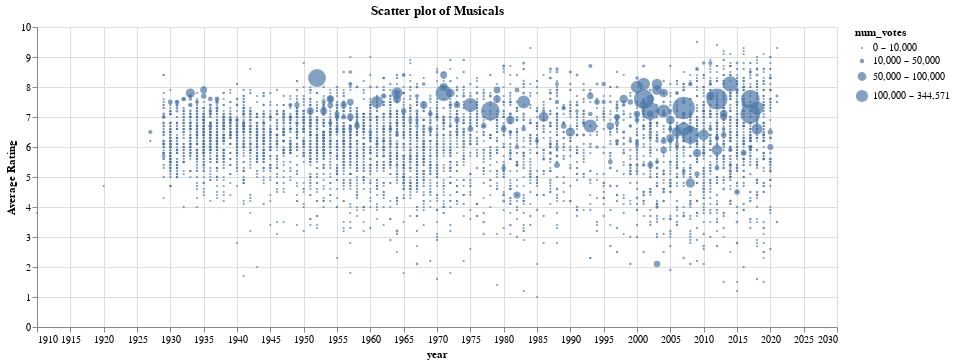

Source (notebook cell):
### Markdown cell above
## Question 5 - Explore the Musicals by Popularity

Create a scatter plot, where each dot is a musical.  

The position of the musical is encoded by year (x-axis), and average rating (y-axis). 

The size of the dot should encode the number of votes it received on IMDb.

The y-axis should be labeled "Average Rating".

The graph should be titled "Scatter plot of Musicals".

The year on the x-axis should be formatted properly.

Create an interactive tool tip that will display the title, runtime_mins, and num_votes for the movie when your mouse hovers over it, using the
[doc](https://altair-viz.github.io/gallery/scatter_tooltips.html) as an example.

### Code cell
alt.Chart(df).mark_circle().encode(
    x=alt.X('year', scale=alt.Scale(domain=[1910, 2030]), axis=alt.Axis(format='d')),
    y=alt.Y('ave_rating:Q', axis=alt.Axis(title='Average Rating')),
    size=alt.Size('num_votes', scale=alt.Scale(bins=[0, 10000, 50000, 100000, max(df['num_votes'])], range=[5, 500])),
    tooltip=['title', 'runtime_mins', 'num_votes']
).properties(
    width=800,
    title="Scatter plot of Musicals"
)

### Figure 1 — Vega-Lite specification as saved in the notebook (floating-point values rounded to 4 significant figures; data arrays with more than 128 entries replaced by an {"elided": "..."} marker saying what was removed)
{"config": {"view": {"continuousWidth": 400, "continuousHeight": 300}}, "data": {"name": "data-72341e27cba758a678ae93d81dcb744a"}, "mark": "circle", "encoding": {"size": {"field": "num_votes", "scale": {"bins": [0, 10000, 50000, 100000, 344600.0], "range": [5, 500]}, "type": "quantitative"}, "tooltip": [{"field": "title", "type": "nominal"}, {"field": "runtime_mins", "type": "quantitative"}, {"field": "num_votes", "type": "quantitative"}], "x": {"axis": {"format": "d"}, "field": "year", "scale": {"domain": [1910, 2030]}, "type": "quantitative"}, "y": {"axis": {"title": "Average Rating"}, "field": "ave_rating", "type": "quantitative"}}, "title": "Scatter plot of Musicals", "width": 800, "$schema": "https://vega.github.io/schema/vega-lite/v4.17.0.json", "datasets": {"data-72341e27cba758a678ae93d81dcb744a": {"elided": "5306 records"}}}
